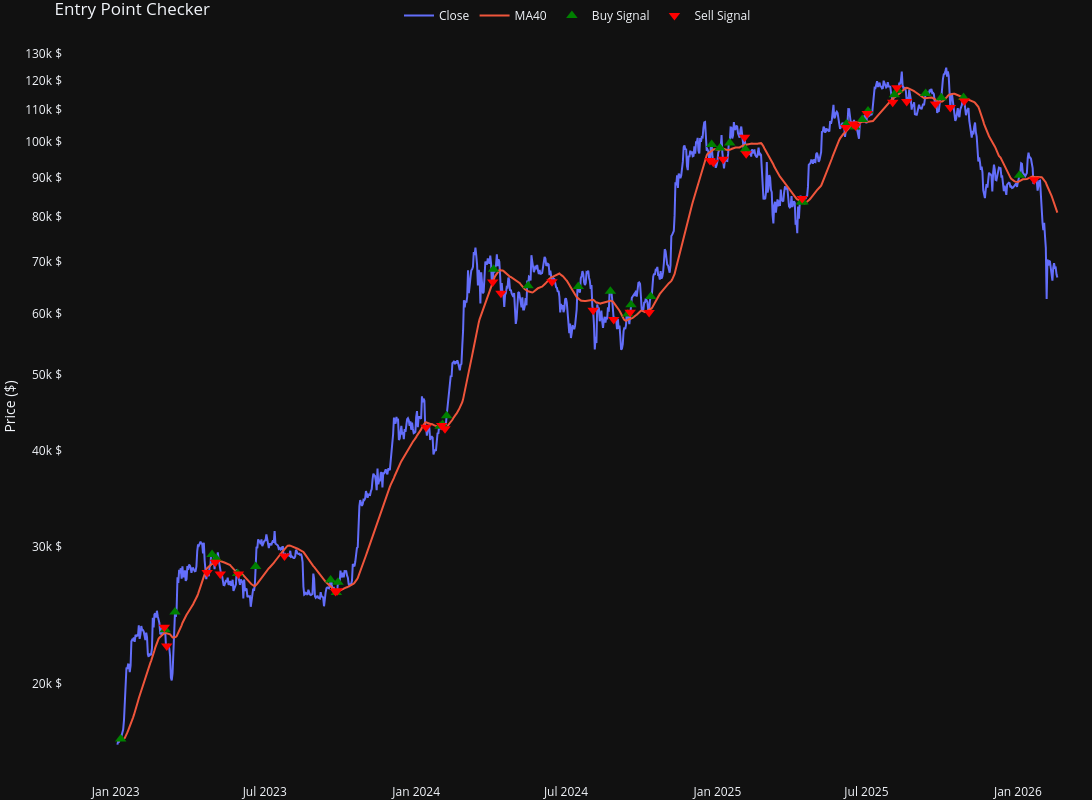

The notebook cell this image was saved under:
### Code cell
tools.plot_trades_signals(df_test['BTCUSDT'][['Close', 'MA40']], os_result.trades)
